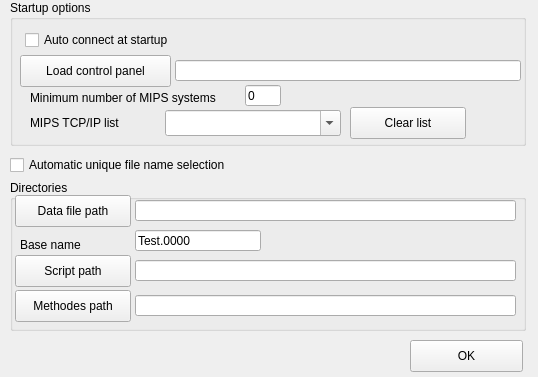
<?xml version="1.0" encoding="UTF-8"?>
<ui version="4.0">
 <class>Properties</class>
 <widget class="QDialog" name="Properties">
  <property name="geometry">
   <rect>
    <x>0</x>
    <y>0</y>
    <width>538</width>
    <height>377</height>
   </rect>
  </property>
  <property name="windowTitle">
   <string>MIPS Properties</string>
  </property>
  <widget class="QPushButton" name="pbOK">
   <property name="geometry">
    <rect>
     <x>410</x>
     <y>340</y>
     <width>113</width>
     <height>32</height>
    </rect>
   </property>
   <property name="text">
    <string>OK</string>
   </property>
   <property name="autoDefault">
    <bool>false</bool>
   </property>
  </widget>
  <widget class="QGroupBox" name="groupBox">
   <property name="geometry">
    <rect>
     <x>10</x>
     <y>0</y>
     <width>516</width>
     <height>146</height>
    </rect>
   </property>
   <property name="title">
    <string>Startup options</string>
   </property>
   <widget class="QLabel" name="label_2">
    <property name="geometry">
     <rect>
      <x>20</x>
      <y>115</y>
      <width>141</width>
      <height>16</height>
     </rect>
    </property>
    <property name="text">
     <string>MIPS TCP/IP list </string>
    </property>
   </widget>
   <widget class="QLineEdit" name="leMinMIPS">
    <property name="geometry">
     <rect>
      <x>235</x>
      <y>85</y>
      <width>36</width>
      <height>21</height>
     </rect>
    </property>
    <property name="text">
     <string>0</string>
    </property>
   </widget>
   <widget class="QPushButton" name="pbLoadControlPanel">
    <property name="geometry">
     <rect>
      <x>10</x>
      <y>55</y>
      <width>151</width>
      <height>32</height>
     </rect>
    </property>
    <property name="text">
     <string>Load control panel</string>
    </property>
    <property name="autoDefault">
     <bool>false</bool>
    </property>
   </widget>
   <widget class="QLineEdit" name="leControlPanel">
    <property name="geometry">
     <rect>
      <x>165</x>
      <y>60</y>
      <width>346</width>
      <height>21</height>
     </rect>
    </property>
    <property name="text">
     <string/>
    </property>
   </widget>
   <widget class="QLabel" name="label">
    <property name="geometry">
     <rect>
      <x>20</x>
      <y>90</y>
      <width>216</width>
      <height>16</height>
     </rect>
    </property>
    <property name="text">
     <string>Minimum number of MIPS systems</string>
    </property>
   </widget>
   <widget class="QComboBox" name="comboTCPIPlist">
    <property name="geometry">
     <rect>
      <x>155</x>
      <y>110</y>
      <width>176</width>
      <height>26</height>
     </rect>
    </property>
    <property name="editable">
     <bool>true</bool>
    </property>
   </widget>
   <widget class="QCheckBox" name="chkAutoConnect">
    <property name="geometry">
     <rect>
      <x>15</x>
      <y>30</y>
      <width>171</width>
      <height>20</height>
     </rect>
    </property>
    <property name="text">
     <string>Auto connect at startup</string>
    </property>
   </widget>
   <widget class="QPushButton" name="pbClear">
    <property name="geometry">
     <rect>
      <x>340</x>
      <y>107</y>
      <width>116</width>
      <height>32</height>
     </rect>
    </property>
    <property name="text">
     <string>Clear list</string>
    </property>
    <property name="autoDefault">
     <bool>false</bool>
    </property>
   </widget>
  </widget>
  <widget class="QCheckBox" name="chkAutoFileName">
   <property name="geometry">
    <rect>
     <x>10</x>
     <y>155</y>
     <width>251</width>
     <height>20</height>
    </rect>
   </property>
   <property name="text">
    <string>Automatic unique file name selection</string>
   </property>
  </widget>
  <widget class="QGroupBox" name="groupBox_2">
   <property name="geometry">
    <rect>
     <x>10</x>
     <y>180</y>
     <width>516</width>
     <height>151</height>
    </rect>
   </property>
   <property name="title">
    <string>Directories</string>
   </property>
   <widget class="QPushButton" name="pbDataFilePath">
    <property name="geometry">
     <rect>
      <x>5</x>
      <y>15</y>
      <width>116</width>
      <height>32</height>
     </rect>
    </property>
    <property name="text">
     <string>Data file path</string>
    </property>
    <property name="autoDefault">
     <bool>false</bool>
    </property>
   </widget>
   <widget class="QPushButton" name="pbScriptPath">
    <property name="geometry">
     <rect>
      <x>5</x>
      <y>75</y>
      <width>116</width>
      <height>32</height>
     </rect>
    </property>
    <property name="text">
     <string>Script path</string>
    </property>
    <property name="autoDefault">
     <bool>false</bool>
    </property>
   </widget>
   <widget class="QLineEdit" name="leDataFilePath">
    <property name="geometry">
     <rect>
      <x>125</x>
      <y>20</y>
      <width>381</width>
      <height>21</height>
     </rect>
    </property>
    <property name="text">
     <string/>
    </property>
   </widget>
   <widget class="QLineEdit" name="leScriptPath">
    <property name="geometry">
     <rect>
      <x>125</x>
      <y>80</y>
      <width>381</width>
      <height>21</height>
     </rect>
    </property>
    <property name="text">
     <string/>
    </property>
   </widget>
   <widget class="QPushButton" name="pbMethodesPath">
    <property name="geometry">
     <rect>
      <x>5</x>
      <y>110</y>
      <width>116</width>
      <height>32</height>
     </rect>
    </property>
    <property name="text">
     <string>Methodes path</string>
    </property>
    <property name="autoDefault">
     <bool>false</bool>
    </property>
   </widget>
   <widget class="QLineEdit" name="leMethodesPath">
    <property name="geometry">
     <rect>
      <x>125</x>
      <y>115</y>
      <width>381</width>
      <height>21</height>
     </rect>
    </property>
    <property name="text">
     <string/>
    </property>
   </widget>
   <widget class="QLineEdit" name="leFileName">
    <property name="geometry">
     <rect>
      <x>125</x>
      <y>50</y>
      <width>126</width>
      <height>21</height>
     </rect>
    </property>
    <property name="text">
     <string>Test.0000</string>
    </property>
   </widget>
   <widget class="QLabel" name="label_3">
    <property name="geometry">
     <rect>
      <x>10</x>
      <y>57</y>
      <width>141</width>
      <height>16</height>
     </rect>
    </property>
    <property name="text">
     <string>Base name</string>
    </property>
   </widget>
  </widget>
 </widget>
 <resources/>
 <connections/>
</ui>
